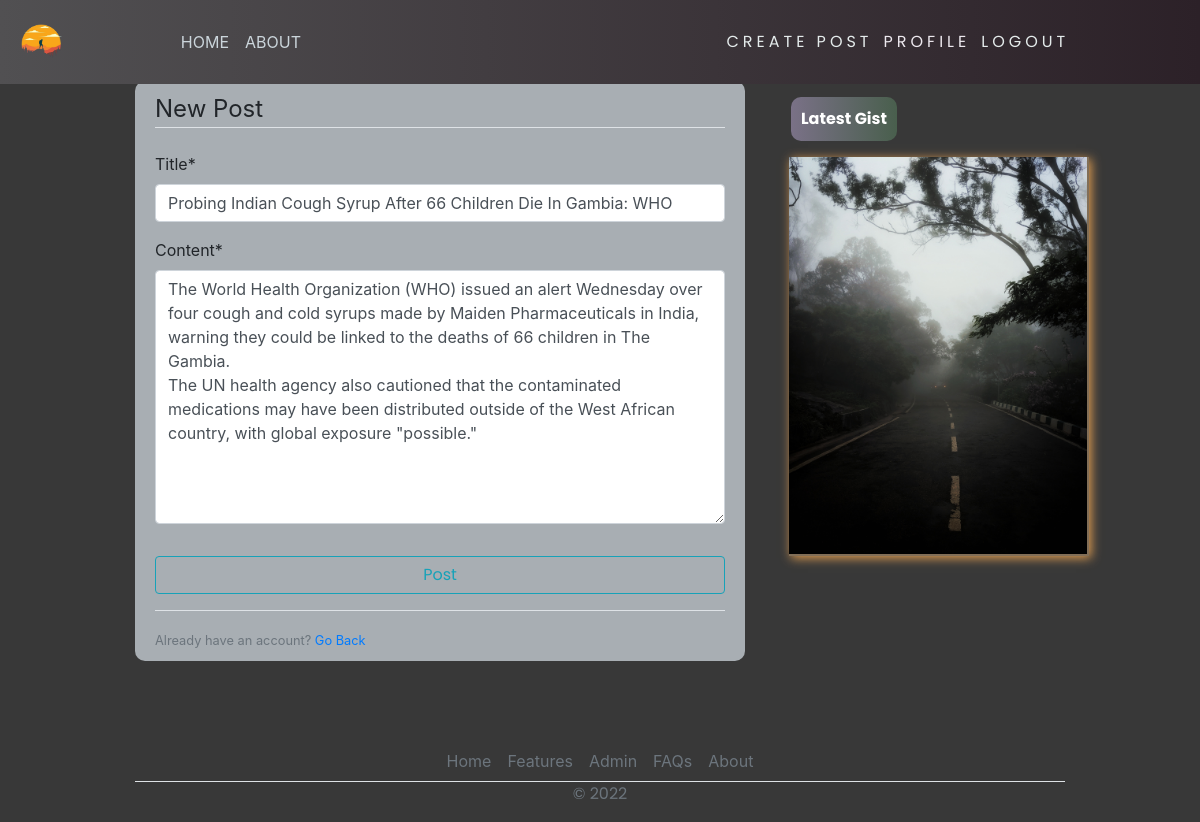
/post/33/update (signed in), run on the app's committed database.
### blog/models.py (models this page shows, shortened)
class Post(models.Model):
    title = models.CharField(max_length=200)
    content = models.TextField()
    date_posted = models.DateTimeField(default=timezone.now)
    author = models.ForeignKey(User, on_delete=models.CASCADE)

### blog/views.py (the view, shortened to what this page needs)
# urls.py: path('post/<int:pk>/update', PostUpdateView.as_view(), name="blog-update"),
class PostUpdateView(LoginRequiredMixin, UserPassesTestMixin, UpdateView):
    model = Post
    fields = ['title', 'content']
    def test_func(self):
        post = self.get_object()
        if self.request.user == post.author:
            return True
        return False

### blog/templates/blog/post_form.html (shortened to what this page needs)
{% extends 'blog/base.html' %}
{% load crispy_forms_tags %}
{% block content %}
    <div class="content-section">
        <form action="" method="post">
            <fieldset class="form-group">
                <legend class="border-bottom mb-4">New Post</legend>
                {{ form|crispy }}
            </fieldset>
            <div class="form-group">
                <button class="btn btn-outline-info" type="submit">Post</button>
            </div>
        </form>
        <div class="border-top pt-3">
            <small class="text-muted">Already have an account? <a href="{% url 'blog-home' %}">Go Back</a></small>
        </div>
    </div>
{% endblock content %}

### blog/static/blog/main.css (style rules this page uses)
body { background-color: rgb( 56, 56, 56 ); margin-top: 5rem; background-size: contain; background-repeat: no-repeat; }
.content-section { background: #ffffff; padding: 10px 20px; border-radius: 10px; margin-bottom: 20px; }
button { font-family: "Poppins", sans-serif; border: none; outline: 0; display: inline-block; padding: 8px; color: white; background-color: #000; text-align: center; cursor: pointer; width: 100%; font-size: 18px; transition: 1s; background: linear-gradient( 270deg, rgb(114, 99, 115) 0%, rgb(63, 51, 82) 100% ); }
.content-section { background-color: rgb(168, 174, 179); }

### data on the page
Post: title "Probing Indian Cough Syrup After 66 Children Die In Gambia: WHO", content "The World Health Organization (WHO) issued an alert Wednesday over four cough and cold syrups made by Maiden Pharmaceuticals in India, warning they could be linked to the deaths of 66 children in The Gambia. The UN health agency also cautioned that the contaminated medications may have been distributed outside of the West African country, with global exposure \"possible.\""
